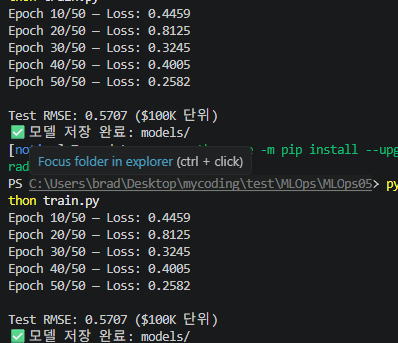

Reproduce this figure in Python.
import os, json
import numpy as np
import torch
import torch.nn as nn
from torch.utils.data import TensorDataset, DataLoader
from sklearn.datasets import fetch_california_housing
from sklearn.model_selection import train_test_split

class HousingModel(nn.Module):
    def __init__(self, input_dim=8):
        super().__init__()
        self.network = nn.Sequential(
            nn.Linear(input_dim, 64), nn.ReLU(), nn.Dropout(0.2),
            nn.Linear(64, 32), nn.ReLU(), nn.Dropout(0.2),
            nn.Linear(32, 1),
        )
    def forward(self, x):
        return self.network(x)

data = fetch_california_housing()
X, y = data.data, data.target
feature_names = list(data.feature_names)

X_train, X_test, y_train, y_test = train_test_split(X, y, test_size=0.2, random_state=42)

train_mean = X_train.mean(axis=0)
train_std  = X_train.std(axis=0)
X_train_norm = (X_train - train_mean) / train_std
X_test_norm  = (X_test  - train_mean) / train_std

X_train_t = torch.FloatTensor(X_train_norm)
y_train_t = torch.FloatTensor(y_train).unsqueeze(1)
X_test_t  = torch.FloatTensor(X_test_norm)
y_test_t  = torch.FloatTensor(y_test).unsqueeze(1)

model = HousingModel()
loader = DataLoader(TensorDataset(X_train_t, y_train_t), batch_size=256, shuffle=True)
criterion = nn.MSELoss()
optimizer = torch.optim.Adam(model.parameters(), lr=1e-3)

model.train()
for epoch in range(1, 51):
    for Xb, yb in loader:
        optimizer.zero_grad()
        loss = criterion(model(Xb), yb)
        loss.backward()
        optimizer.step()
    if epoch % 10 == 0:
        print(f"Epoch {epoch}/50 — Loss: {loss.item():.4f}")

model.eval()
with torch.no_grad():
    preds = model(X_test_t)
    rmse = torch.sqrt(criterion(preds, y_test_t)).item()
print(f"\nTest RMSE: {rmse:.4f} ($100K 단위)")

os.makedirs("models", exist_ok=True)
torch.save(model.state_dict(), "models/housing_model.pth")
with open("models/housing_preprocessing.json", "w") as f:
    json.dump({"mean": train_mean.tolist(), "std": train_std.tolist(),
               "feature_names": feature_names}, f, indent=2)
print("✅ 모델 저장 완료: models/")
